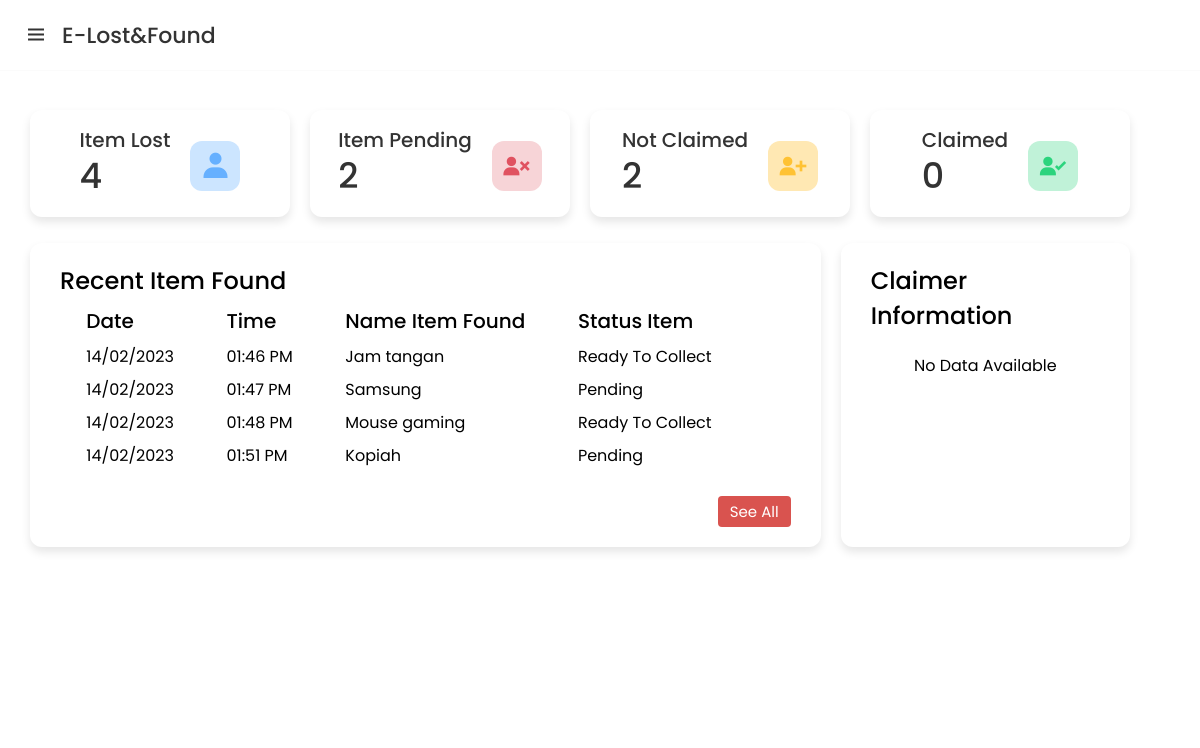
The app's page /e-lost&found/dashboardAdmin.php (signed in) with its own data.
### tables this page shows
CREATE TABLE `update_info` (
  `update_id` int(11) NOT NULL,
  `item_id` int(11) NOT NULL,
  `tarikh_update` date NOT NULL,
  `masa_update` time NOT NULL
);

CREATE TABLE `item_found` (
  `item_id` int(11) NOT NULL,
  `user_id` int(11) NOT NULL,
  `item_name` varchar(30) NOT NULL,
  `location_name` varchar(30) NOT NULL,
  `masa_jumpe` time NOT NULL,
  `tarikh_jumpe` date NOT NULL,
  `gambar_item` longblob NOT NULL,
  `desc_item` text NOT NULL,
  `item_category` varchar(30) NOT NULL,
  `item_status` varchar(30) NOT NULL
);

### e-lost&found/dashboardAdmin.php (the view, shortened to what this page needs)
<?php
    include "connection/db_conn.php";
    $sql = "SELECT * FROM `item_found` LEFT JOIN `update_info` on item_found.item_id = update_info.item_id";
    if (isset($_SESSION['user_id']) && isset($_SESSION['user_name'])) {
?>
<!DOCTYPE html>
<html lang="en" dir="ltr">
  <head>
    <link rel="stylesheet" href="css/adminhome.css">
    <link rel="stylesheet" href="css/adminStyle.css">
    <link
    href="https://unpkg.com/boxicons@2.0.7/css/boxicons.min.css"
    rel="stylesheet"/>
   </head>
   <body>
    <nav>
      <div class="logo">
        <i class="bx bx-menu menu-icon"></i>
        <span class="logo-name">E-Lost&Found</span>
      </div>
    </nav>
    <section class="overlay">
    <section class="home-section">
    <div class="home-content">
      <div class="overview-boxes">
        <a class="box" href="adminAllItemLost.php">
          <div class="right-side">
          <?php
          $result = $conn->query("select * from item_found");
          $count=$result->num_rows;
          ?>
            <div class="box-topic">Item Lost</div>
            <div class="number"><?php echo "$count";?></div>
          </div>
          <i class='bx bxs-user item'></i>
        </a>
        <a class="box" href="adminPending.php">
        <?php
          $result = $conn->query("select * from item_found where item_status='PENDING'");
          $count=$result->num_rows;
          ?>
          <div class="right-side">
            <div class="box-topic">Item Pending</div>
            <div class="number"><?php echo "$count";?></div>
          </div>
          <i class='bx bxs-user-x item two' ></i>
        </a>
        <a class="box" href="adminNotClaimed.php">
        <?php
          $result = $conn->query("select * from item_found where item_status='READY TO COLLECT'");
          $count=$result->num_rows;
          ?>
          <div class="right-side">
            <div class="box-topic">Not Claimed</div>
            <div class="number"><?php echo "$count";?></div>
          </div>
          <i class='bx bxs-user-plus item three' ></i>
        </a>
        <a class="box" href="adminCompleted.php">
        <?php
          $result = $conn->query("select * from item_found where item_status='COLLECTED'");
          $count=$result->num_rows;
          ?>
          <div class="right-side">
            <div class="box-topic">Claimed</div>
            <div class="number"><?php echo "$count";?></div>
          </div>
          <i class='bx bxs-user-check item four' ></i>
        </a>
      </div>
      <div class="sales-boxes">
        <div class="recent-sales box">
          <div class="title">Recent Item Found</div>
          <div class="sales-details">
            <ul class="details">
            <?php
              $show = $conn->query($sql);
              $count=$show->num_rows;
              if($count != 0) { ?>
              <li class="topic">Date</li>
              <?php
              while($row = $show->fetch_assoc()) {
                $orgDate = $row["tarikh_update"];
                $newDate = date("d/m/Y", strtotime($orgDate));
                ?>
              <li><?php echo $newDate;?></li>
              <?php } ?>
            </ul>
            <ul class="details">
              <li class="topic">Time</li>
              <?php
              $show = $conn->query($sql);
              while($row = $show->fetch_assoc()) { ?>
              <?php
                $time = $row["masa_update"];
                $newTime = date('h:i A', strtotime($time));?>
              <li><?php echo $newTime;?></li>
              <?php } ?>
            </ul>
            <ul class="details">
            <li class="topic">Name Item Found</li>
            <?php
              $show = $conn->query($sql);
              while($row = $show->fetch_assoc()) { ?>
            <li><?php echo $row["item_name"];?></li>
            <?php } ?>
          </ul>
          <ul class="details">
            <li class="topic">Status Item</li>
            <?php
              $show = $conn->query($sql);
              while($row = $show->fetch_assoc()) { ?>
            <li><?php echo $row["item_status"];?></li>
            <?php } ?>
          </ul>
          <?php }?>
          </div>
          <div class="button">
            <a href="adminAllItemLost.php">See All</a>
          </div>
        </div>
        <div class="top-sales box">
          <div class="title">Claimer Information</div>
          <ul class="top-sales-details">
            <?php
              $sql = "SELECT * FROM `claimer_info`";
              $show = $conn->query($sql);
              $count=$show->num_rows;
              if($count != 0) {
                while($row = $show->fetch_assoc()) { ?>
            <li>
            <a href="#">
              <span class="product"><?php echo $row["claimer_name"];?></span>
            </a>
            <span class="price"><?php echo $row["claimer_matrix"];?></span>
          </li>
          <?php }} else { ?>
            <div class="no-item">
                <p>No Data Available</p>
            </div>
          <?php }?>
          </ul>
        </div>
      </div>
    </div>
    </section>
    </section>
  </body>
</html>
<?php
  }else{
      header("Location: index.php");
      exit();
  }
?>

### e-lost&found/css/adminhome.css (style rules this page uses)
.home-content .overview-boxes { display: flex; align-items: center; justify-content: space-between; flex-wrap: wrap; padding: 0 20px; margin-bottom: 26px; }
.overview-boxes .box { display: flex; align-items: center; justify-content: center; width: calc(100% / 4 - 15px); background: #fff; padding: 15px 14px; border-radius: 12px; box-shadow: 0 5px 10px rgba(0,0,0,0.1); text-decoration: none; color: #333; }
.overview-boxes .box-topic { font-size: 20px; font-weight: 500; }
.home-content .box .number { display: inline-block; font-size: 35px; margin-top: -6px; font-weight: 500; }
.home-content .box .item { font-size: 32px; height: 50px; width: 50px; background: #cce5ff; line-height: 50px; text-align: center; color: #66b0ff; border-radius: 12px; margin: 5px 0 0 20px; }
.home-content .box .item.four { color: #2BD47D; background: #C0F2D8; }
.home-content .box .item.three { color: #ffc233; background: #ffe8b3; }
.home-content .box .item.two { color: #e05260; background: #f7d4d7; }
.home-content .sales-boxes { display: flex; justify-content: space-between; }
.no-item { display: flex; justify-content: center; align-items: center; margin: 20px; }
.home-content .sales-boxes .recent-sales { width: 100%; background: #fff; padding: 20px 30px; margin: 0 20px; border-radius: 12px; box-shadow: 0 5px 10px rgb(0 0 0 / 10%); }
.home-content .sales-boxes .sales-details { display: flex; align-items: center; justify-content: space-around; }
.sales-boxes .box .title { font-size: 24px; font-weight: 500; }
.sales-boxes .sales-details li.topic { font-size: 20px; font-weight: 500; }
.sales-boxes .sales-details li { list-style: none; margin: 8px 0; }
.sales-boxes .box .button { width: 100%; display: flex; margin-top: 20px; justify-content: flex-end; }
.sales-boxes .box .button a { color: #fff; background: #d9534f; padding: 4px 12px; font-size: 15px; font-weight: 400; border-radius: 4px; text-decoration: none; transition: all 0.3s ease; }
.home-content .sales-boxes .top-sales { width: 35%; background: #fff; padding: 20px 30px; margin: 0 20px 0 0; border-radius: 12px; box-shadow: 0 5px 10px rgba(0, 0, 0, 0.1); }

### e-lost&found/css/adminStyle.css (style rules this page uses)
* { margin: 0; padding: 0; box-sizing: border-box; font-family: 'Poppins', sans-serif; }
nav { position: fixed; top: 0; left: 0; height: 70px; width: 100%; display: flex; align-items: center; background: #fff; box-shadow: 0 0 1px rgba(0, 0, 0, 0.1); }
nav .logo { display: flex; align-items: center; margin: 0 24px; }
.logo .menu-icon { color: #333; font-size: 24px; margin-right: 14px; cursor: pointer; }
.logo .logo-name { color: #333; font-size: 22px; font-weight: 500; }
.overlay { position: absolute; top: 0; left: 0; height: 1vh; width: 100%; opacity: 1; transition: all 0.4s ease; }
.home-section { position: relative; min-height: 80vh; width: calc(100% - 240px); top: 5rem; width: 100%; transition: all 0.5s ease; background-color: #fff; }
.home-section .home-content { position: relative; top: 30px; }
@media (max-width: 1240px) { .home-section { width: calc(100% - 60px); left: 10px; background-color: #fff; } }

### records on screen
update_info: tarikh_update "14/02/2023", masa_update "01:46 PM", item.item_name "Jam tangan", item.item_status "Ready To Collect"
update_info: tarikh_update "14/02/2023", masa_update "01:47 PM", item.item_name "Samsung", item.item_status "Pending"
update_info: tarikh_update "14/02/2023", masa_update "01:48 PM", item.item_name "Mouse gaming", item.item_status "Ready To Collect"
update_info: tarikh_update "14/02/2023", masa_update "01:51 PM", item.item_name "Kopiah", item.item_status "Pending"

### other values on screen
$count "4"
$count "2"
$count "0"
